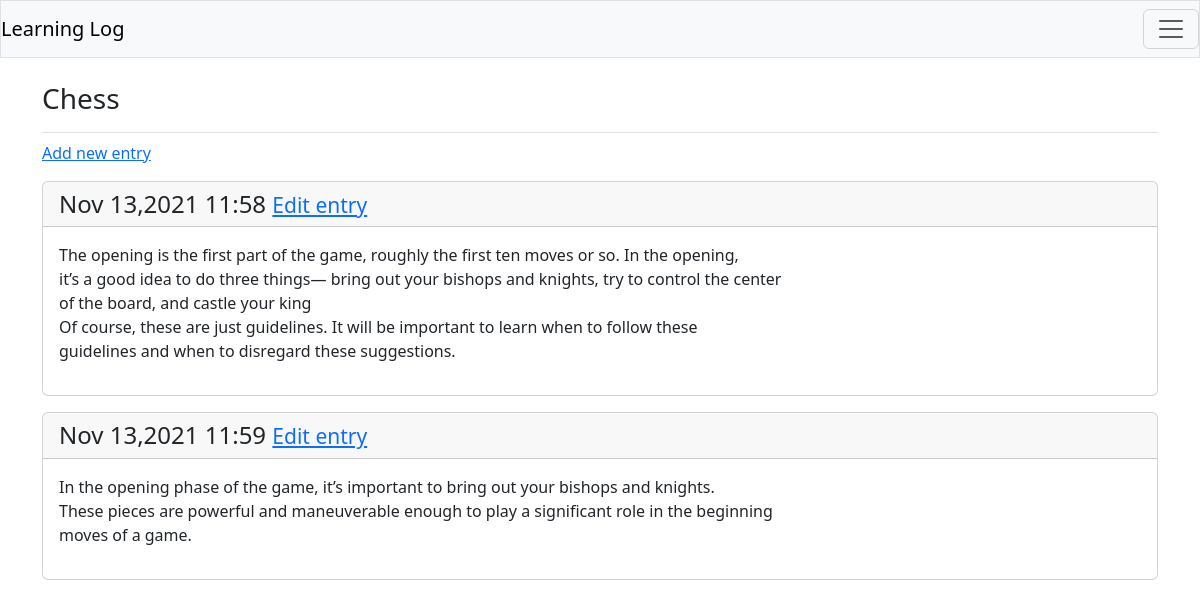
Screenshot of /topic/1/ (signed in) with the database file from the repository.
### learning_logs/models.py (models this page shows, shortened)
class Topic(models.Model):
    text = models.CharField(max_length=200)
    date_added = models.DateTimeField(auto_now_add= True)
    owner = models.ForeignKey(User,on_delete=models.CASCADE)
    def __str__(self) -> str:
        return self.text

class Entry(models.Model):
    topic = models.ForeignKey(Topic,on_delete=models.CASCADE) #cascading delete 级联删除
    text = models.TextField()
    date_added = models.DateTimeField(auto_now_add= True)
    class Meta:
        verbose_name_plural = 'entries'

### learning_logs/views.py (the view)
# urls.py: path('topic/<int:topic_id>/',views.topic,name="topic"),
@login_required
def topic(request, topic_id):
    topic = Topic.objects.get(id=topic_id)
    if topic.owner != request.user:
        raise Http404
    entries= topic.entry_set.order_by('date_added')
    context = {'topic':topic,'entries':entries}
    return render(request,'learning_logs/topic.html',context)

### learning_logs/templates/learning_logs/topic.html
{% extends 'learning_logs/base.html' %}
{% block  page_header %}
    <h3>{{topic}}</h3>
{% endblock page_header %}
{% block content %}
    <p>
        <a href="{% url 'learning_logs:new_entry' topic.id %}">Add new entry</a>
    </p>
    {% for entry in entries %}
        <div class="card mb-3">
            <h4 class="card-header">{{entry.date_added|date:'M d,Y H:i'}}
                <small><a href="{% url 'learning_logs:edit_entry' entry.id %}">Edit entry</a></small>
            </h4>
            <div class="card-body">{{entry.text|linebreaks}}</div>
        </div>
    {% empty %}
        <p>There are no  entries for this topic yet.</p>
    {% endfor %}
{% endblock content %}

### rows the page displays
Topic: text "Chess"
Entry: date_added "Nov 13,2021 11:58", text "The opening is the first part of the game, roughly the first ten moves or so. In the opening, it’s a good idea to do three things— bring out your bishops and knights, try to control the center of the board, and castle your king Of course, these are just guidelines. It will be important to learn when to follow these guidelines and when to disregard these suggestions."
Entry: date_added "Nov 13,2021 11:59", text "In the opening phase of the game, it’s important to bring out your bishops and knights. These pieces are powerful and maneuverable enough to play a significant role in the beginning moves of a game."
